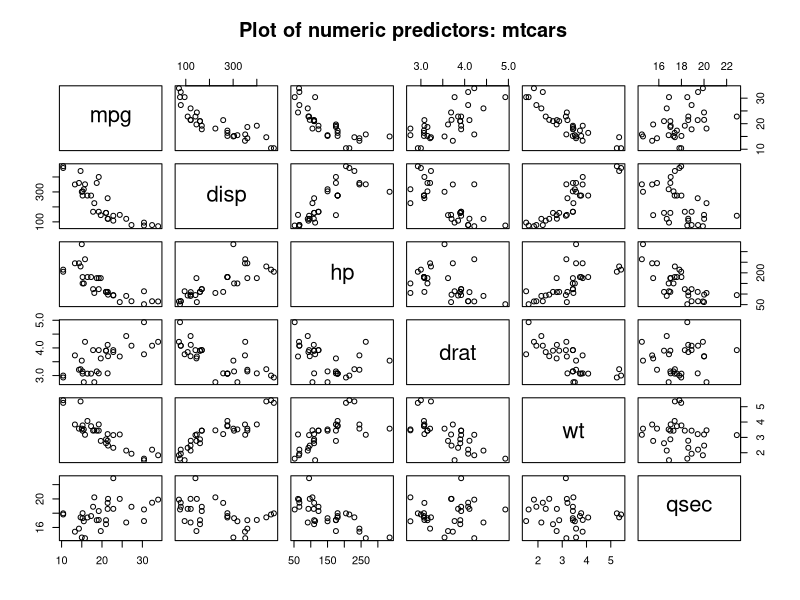
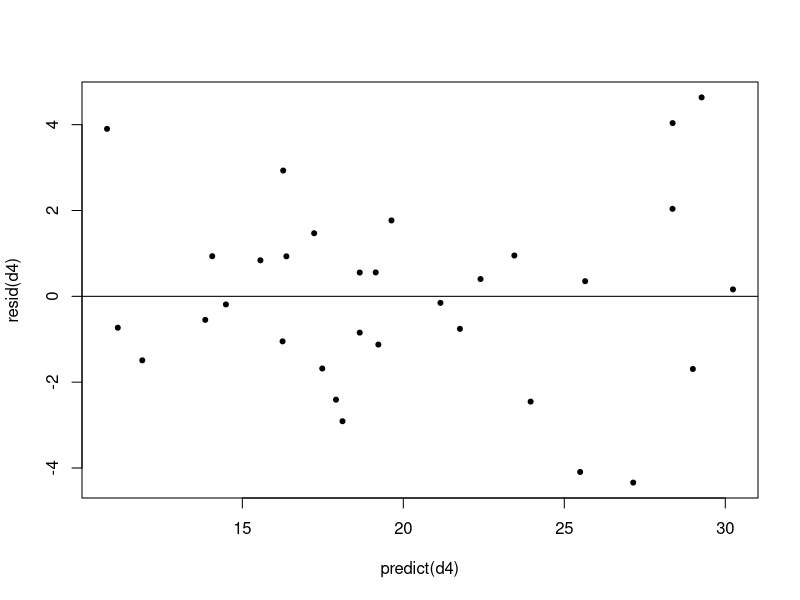

Generate these figures, in order, with R:
## ---- chunk 1
knitr::opts_chunk$set(fig.width=12, fig.height=8, fig.path='Figs/',
                      echo=FALSE, warning=FALSE, message=FALSE)
## ---- chunk 2
mtcars[, c(2,8,9,10,11)] <- lapply(mtcars[, c(2,8,9,10,11)], factor)
plot(mtcars[, c(1,3,4,5,6, 7)], method = "jitter", main = " Plot of numeric predictors: mtcars")
cor(mtcars[, c(1,3,4,5,6, 7)])
cat("Start from a model based on all predictors & work backwards")
d <- lm(mpg~., data = mtcars)
d1 <- update(d, ~. -gear-carb)
d2 <- update(d1, ~. -drat)
d3 <- update(d2, ~. -disp)
summary(d3)
d4 <- update(d3, ~. -qsec)
summary(d4)
pr <- residuals(d4)/(1 - lm.influence(d4)$hat)
PRESS <- sum(pr^2)
my.anova <- anova(d4)
tss <- sum(my.anova$"Sum Sq")
pred.r.squared.d4 <- 1 - PRESS/(tss)
cat("Predicted R Squared =", pred.r.squared.d4)
d5 <- update(d4, ~. -am)
summary(d5)
pr <- residuals(d4)/(1 - lm.influence(d4)$hat)
PRESS <- sum(pr^2)
my.anova <- anova(d5)
tss <- sum(my.anova$"Sum Sq")
pred.r.squared.d5 <- 1 - PRESS/(tss)
cat("Predicted R Squared =", pred.r.squared.d5)
cat(" Note that the adj R squared & Predicted R squared start to degrade when we remove", "\n", "am as a predictor")
cat("Same happens if we remove cyl or vs")
cat("Another approach is to remove wt as it is highly correlated to hp")
d6 <- update(d4, ~. - wt)
summary(d6)
pr <- residuals(d4)/(1 - lm.influence(d4)$hat)
PRESS <- sum(pr^2)
my.anova <- anova(d6)
tss <- sum(my.anova$"Sum Sq")
pred.r.squared.d6 <- 1 - PRESS/(tss)
cat("Predicted R Squared =", pred.r.squared.d6)
cat("While we get a significant model with am as a significant predictor both Adjusted &", "\n", " predicted R Squared degrade" )
cat("RESIDUALS PLOT")
plot(predict(d4), resid(d4), pch  = 20, abline(h = 0, v = 0, col = "black", main = "Residuals Plot" ))
confint(d4)

